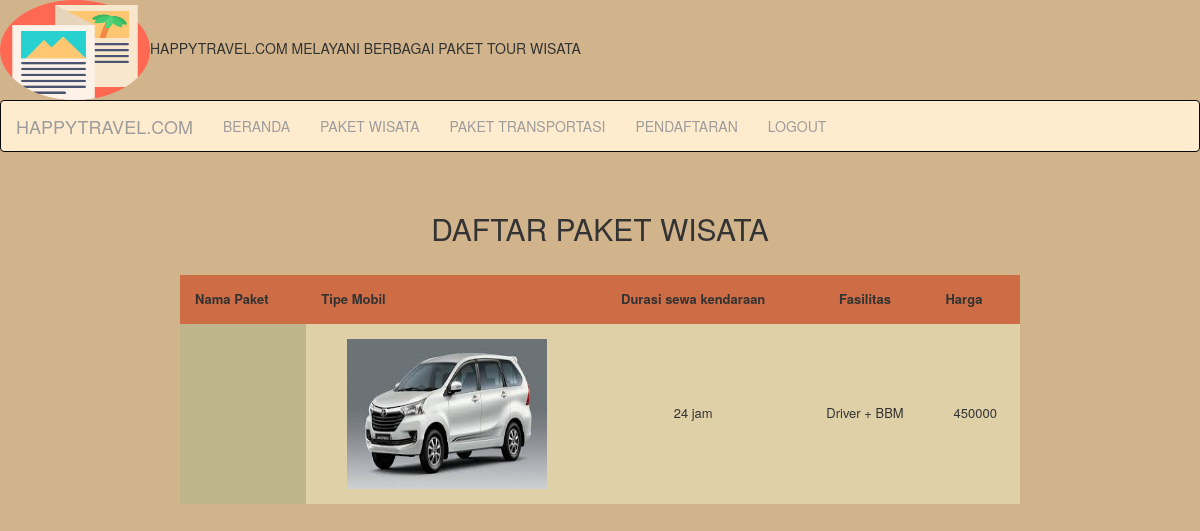
The app's page /index.php/berandauser/transportasi with its own data.
### tables this page shows
CREATE TABLE `pakettransportasi` (
  `id` int(11) NOT NULL,
  `tipemobil` varchar(255) NOT NULL,
  `durasipinjam` varchar(255) NOT NULL,
  `fasilitas` text NOT NULL,
  `harga` int(25) NOT NULL
);

### application/controllers/berandauser.php (called while the page is built, shortened)
<?php
class Berandauser extends CI_Controller
{
	public function transportasi()
	{
		$this->load->helper('url','form');
		$this->load->model('wisata_model');
		$la["tobject"]= $this->wisata_model->getDataTransportasiQueryObject();
		$this->load->view('user/transportasi_user', $la);
	}
}

### index.php (called while the page is built, shortened)
<?php
require_once BASEPATH.'core/CodeIgniter.php';

### application/models/wisata_model.php (called while the page is built, shortened)
<?php
class Wisata_model extends CI_Model
{
	public function getDataTransportasiQueryObject()
	{
		$query=$this->db->query('Select * from pakettransportasi');
		return $query->result();
	}
}
 ?>

### application/views/user/transportasi_user.php (the view, shortened to what this page needs)
<!DOCTYPE html>
<html>
<br><center>
<h2>DAFTAR PAKET WISATA</h2> <br></center>
<table id="racetimes">
<tr id="firstrow">
<th>Nama Paket</th>
<th>Tipe Mobil</th>
<th><center>Durasi sewa kendaraan</center></th>
<th><center>Fasilitas</center></th>
<th>Harga</th></tr>
<?php foreach ($tobject as $key => $data): ?>
            <tr>
                   <td><?php echo $data->tipepaket ?></td>
                    <td><img src="<?php echo base_url()?>assets/upload/<?php echo $data->tipemobil?>" alt="" width=200 height=150></td>
                    <td><?php echo $data->durasipinjam ?></td>
                    <td><?php echo $data->fasilitas ?></td>
                    <td><?php echo $data->harga ?></td>
            </tr>
            <?php endforeach ?>
    </table>

### application/views/user/transportasi_user.php (style rules this page uses)
* { font-family: Helvetica Neue, Arial, sans-serif; }
h1, table { text-align: center; }
table { border-collapse: collapse; width: 70%; margin: 0 auto 5rem; }
th, td { padding: 1.5rem; font-size: 1.3rem; }
tr { background: hsl(50, 50%, 80%); }
tr, td { transition: .4s ease-in; }
tr:first-child { background: hsla(12, 100%, 40%, 0.5); }
tr:nth-child(even) { background: hsla(50, 50%, 80%, 0.7); }
td:empty { background: hsla(50, 25%, 60%, 0.7); }

### records on screen
pakettransportasi: tipemobil (picture), durasipinjam "24 jam", fasilitas "Driver + BBM", harga "450000"
